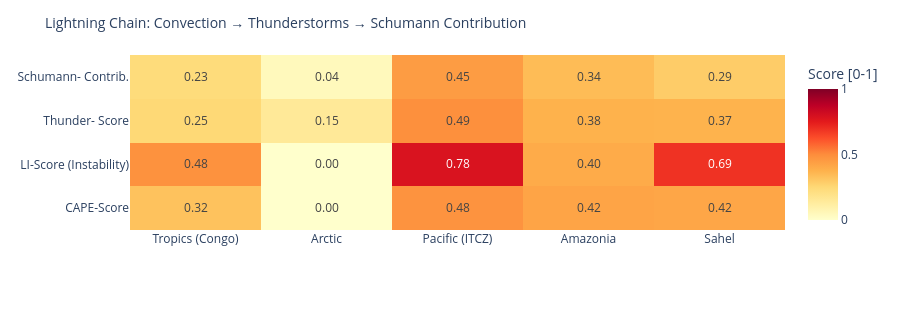

Notebook cell for this chart:
### Code cell
# ============================================================
# LIGHTNING CHAIN: Convection → Thunderstorms → Schumann
# Shows the causal chain per measurement point as heatmap
# ============================================================

def cape_score(v):
    """CAPE → normalized score [0,1]"""
    if v is None or pd.isna(v): return 0.0
    return min(1.0, float(v) / 3000)

def li_score(v):
    """Lifted Index: negative = unstable → score [0,1]"""
    if v is None or pd.isna(v): return 0.3
    return min(1.0, max(0.0, (-float(v) + 6) / 12))

def cloud_score(v):
    if v is None or pd.isna(v): return 0.3
    return float(v) / 100

def thunder_score(row):
    """Kombinierter Gewitterwahrscheinlichkeits-Score
    CAPE + LI + Bedeckung + WMO-Gewitter + konvektiver Niederschlag (showers)
    Hinweis: X-Ray und Kp sind kein Bestandteil – nur geomagn./solarer Kontext.
    """
    cs = cape_score(row.get('cape'))
    ls = li_score(row.get('li'))
    cl = cloud_score(row.get('cloud'))
    t  = 1.0 if row.get('thunderstorm') else 0.0
    # Convective precipitation (showers) as additional indicator
    sh = min(1.0, (row.get('showers') or 0) / 5.0)
    return round(cs * 0.30 + ls * 0.25 + cl * 0.15 + t * 0.20 + sh * 0.10, 3)

def schumann_contribution(t_score, lat):
    """Schumann contribution: higher in tropics (±30°), scaled by thunderstorm score"""
    lat_weight = max(0.3, 1.0 - abs(lat) / 60)
    return round(t_score * lat_weight, 3)

df_atm['cape_score']   = df_atm.apply(lambda r: cape_score(r['cape']), axis=1)
df_atm['li_score']     = df_atm.apply(lambda r: li_score(r['li']),    axis=1)
df_atm['thunder_score']= df_atm.apply(lambda r: thunder_score(r.to_dict()), axis=1)
df_atm['schumann_contribution'] = df_atm.apply(
    lambda r: schumann_contribution(r['thunder_score'], r['lat']), axis=1)

metrics = ['cape_score', 'li_score', 'thunder_score', 'schumann_contribution']
labels  = ['CAPE-Score', 'LI-Score\n(Instability)', 'Thunder-\nScore', 'Schumann-\nContrib.']
z_data  = [df_atm[m].tolist() for m in metrics]

fig = go.Figure(go.Heatmap(
    z=z_data,
    x=df_atm['point'].tolist(),
    y=labels,
    colorscale='YlOrRd',
    zmin=0, zmax=1,
    text=[[f'{v:.2f}' for v in row] for row in z_data],
    texttemplate='%{text}', textfont=dict(size=12),
    colorbar=dict(title='Score [0-1]')
))
fig.update_layout(
    title=dict(text='Lightning Chain: Convection → Thunderstorms → Schumann Contribution', font=dict(size=14)),
    height=310,
    plot_bgcolor='rgba(0,0,0,0)', paper_bgcolor='rgba(0,0,0,0)',
    margin=dict(l=130, r=80, t=55, b=80)
)
fig.show()

### Figure 1 — Plotly figure (JSON) as saved in the notebook; plotly's stock layout.template omitted (floating-point values rounded to 4 significant figures)
{"data": [{"colorbar": {"title": {"text": "Score [0-1]"}}, "colorscale": [[0.0, "rgb(255,255,204)"], [0.125, "rgb(255,237,160)"], [0.25, "rgb(254,217,118)"], [0.375, "rgb(254,178,76)"], [0.5, "rgb(253,141,60)"], [0.625, "rgb(252,78,42)"], [0.75, "rgb(227,26,28)"], [0.875, "rgb(189,0,38)"], [1.0, "rgb(128,0,38)"]], "text": [["0.32", "0.00", "0.48", "0.42", "0.42"], ["0.48", "0.00", "0.78", "0.40", "0.69"], ["0.25", "0.15", "0.49", "0.38", "0.37"], ["0.23", "0.04", "0.45", "0.34", "0.29"]], "textfont": {"size": 12}, "texttemplate": "%{text}", "type": "heatmap", "x": ["Tropics (Congo)", "Arctic", "Pacific (ITCZ)", "Amazonia", "Sahel"], "y": ["CAPE-Score", "LI-Score\n(Instability)", "Thunder-\nScore", "Schumann-\nContrib."], "z": [[0.3233, 0.0, 0.48, 0.4233, 0.4167], [0.4833, 0.0, 0.7833, 0.4, 0.6917], [0.251, 0.15, 0.49, 0.375, 0.373], [0.234, 0.045, 0.449, 0.344, 0.292]], "zmax": 1, "zmin": 0}], "layout": {"height": 310, "margin": {"b": 80, "l": 130, "r": 80, "t": 55}, "paper_bgcolor": "rgba(0,0,0,0)", "plot_bgcolor": "rgba(0,0,0,0)", "title": {"font": {"size": 14}, "text": "Lightning Chain: Convection → Thunderstorms → Schumann Contribution"}}}
